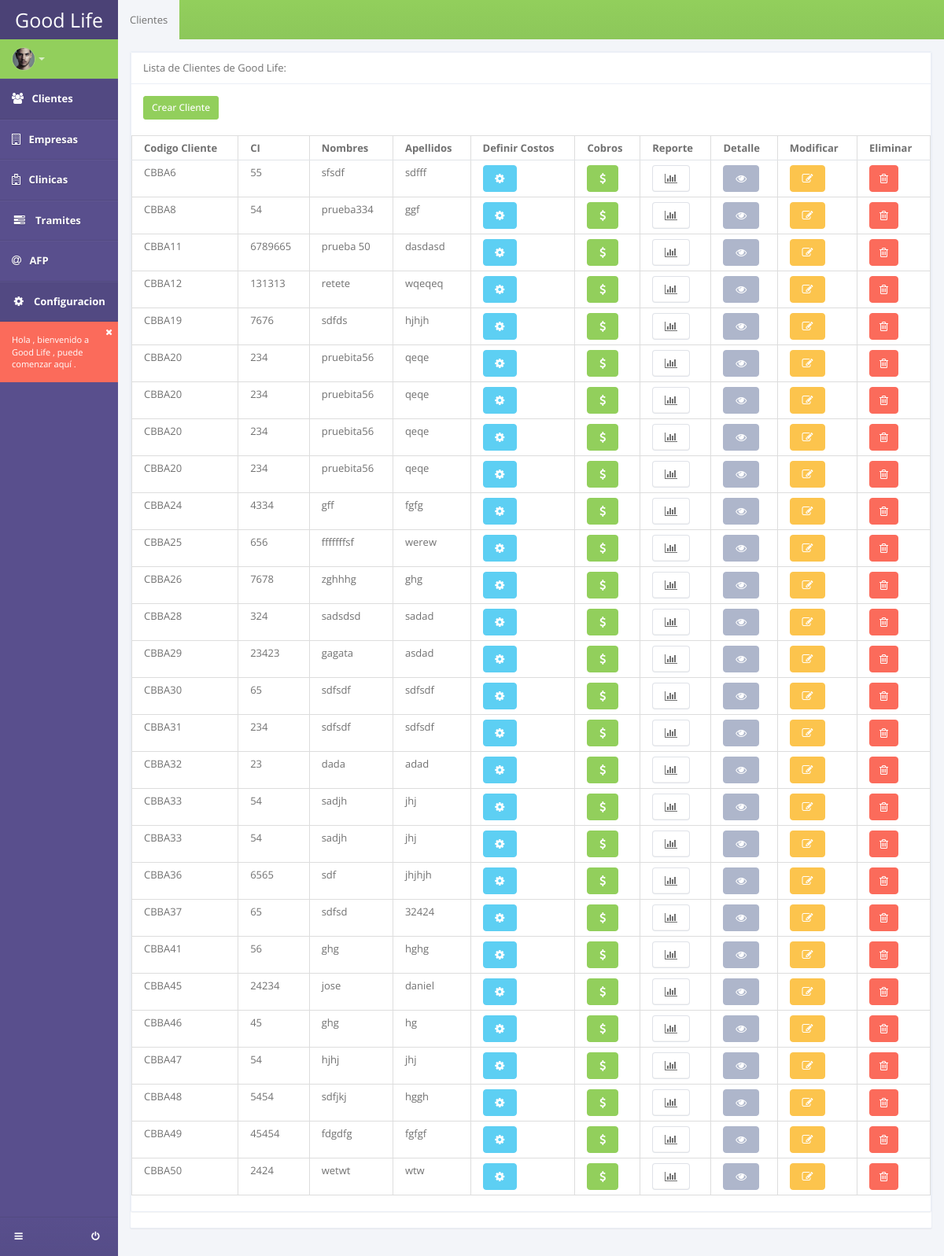
The page /listar_cliente/ on the database as committed earlier.
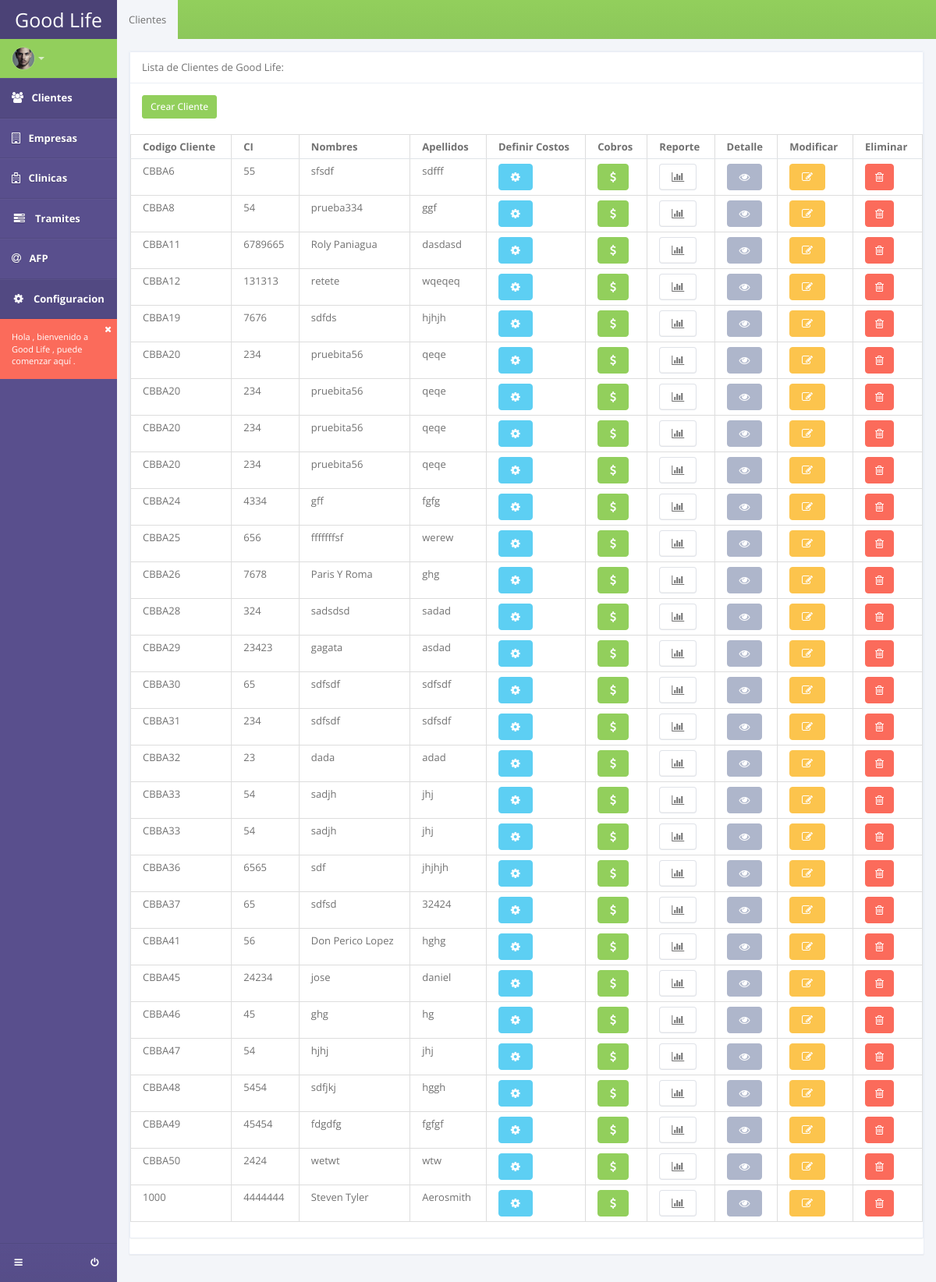
The same page on the database as committed later.
### apps/clientes/models.py (models this page shows, shortened)
class Cliente(models.Model):
	codigo_gl = models.CharField(max_length=20)
	fecha_ingreso = models.DateField(null=True, blank=True)
	ciudad_origen = models.CharField(max_length=50, choices=DEP_CHOICES)
	nombres = models.CharField(max_length=100)
	apellidos = models.CharField(max_length=100)
	fecha_naciemiento = models.DateField(null=True, blank=True)
	edad = models.IntegerField()
	ci = models.BigIntegerField()
	expedido = models.CharField(max_length=100, null=True, blank=True)
	telefono = models.IntegerField(null=True, blank=True)
	cel = models.IntegerField(null=True, blank=True)
	foto = models.ImageField(upload_to='clientes', null=True, blank=True)
	activo = models.BooleanField(default=True)
	empresa = models.ForeignKey(Empresa, null=True, blank=True)
	tramite = models.ForeignKey(Tramite, null=True, blank=True)
	afps = models.ForeignKey(TramiteAfp, null=True, blank=True)
	clinica = models.ForeignKey(Clinica, null=True, blank=True)
	persona_referencia = models.CharField(max_length=150, null=True, blank=True)
	telefono_per_referencia = models.IntegerField(null=True, blank=True)
	cel_per_referencia = models.IntegerField(null=True, blank=True)
	usuario = models.CharField(max_length=50, null=True, blank=True)
	fecha_inactivo = models.DateField(null=True, blank=True)
	seguro = models.CharField(max_length=50, null=True, blank=True)

### apps/clientes/views.py (the view)
# urls.py: url(r'^listar_cliente/$', ClienteList.as_view(), name='listar_cliente'),
class ClienteList(ListView):
  template_name = 'clientes/lista_cliente.html'
  model = Cliente

### templates/clientes/lista_cliente.html (shortened to what this page needs)
{% extends 'base_sistema.html' %}
{% block content %}
<section id="content">
	<section class="vbox">
		<header class="header bg-success bg-gradient">
	        <ul class="nav nav-tabs">
	            <li class="active"><a href="#static" data-toggle="tab">Clientes</a></li>
	        </ul>
	    </header>
	    <section class="scrollable wrapper">
			<div class="tab-content">
				<div class="panel panel-default">
					<section class="panel">
					    <header class="panel-heading"> Lista de Clientes de Good Life: </header>
					    <div class="row text-sm wrapper">
					        <div class="col-sm-5 m-b-xs">
					            <a class="btn btn-sm btn-success" href="/registrar_cliente/">Crear Cliente</a>
					        </div>
					        <div class="col-sm-4 m-b-xs">
					        </div>
					        <div class="col-sm-3">
					        </div>
					    </div>
					    <div class="table-responsive">
					        <table summary="This table shows how to create responsive tables using Bootstrap's default functionality" class="table table-bordered table-hover" id="tabla">
						          <thead>
						            <tr>
						            	<th>Codigo Cliente</th>
						            	<th>CI</th>
										<th>Nombres</th>
										<th>Apellidos</th>
										<th>Definir Costos</th>
										<th>Cobros</th>
										<th>Reporte</th>
										<th>Detalle</th>
										<th>Modificar</th>
										<th>Eliminar</th>
						            </tr>
							        </thead>
										<tbody>
									{% for object in object_list %}
										<tr>
											<td>{{object.codigo_gl}}</td>
											<td>{{object.ci}}</td>
											<td>{{object.nombres}}</td>
											<td>{{object.apellidos}}</td>
											<td>
												<a class="btn btn-info" href="/costos_por_cliente/{{object.id}}"><i class="icon-gear text"></i></a>
											</td>
											<td>
												<a class="btn btn-success" href="/cobro_cliente/{{object.id}}"><i class="icon-dollar text"></i></a>
											</td>
											<td>
												<a class="btn btn-white" href="/reportecobro/{{object.id}}" target="_blank"><i class="icon-bar-chart text"></i></a>
											</td>
											<td>
												<a class="btn btn-default" href="/detail_cliente/{{object.id}}"><i class="icon-eye-open text"></i></a>
											</td>
											<td>
												<a class="btn btn-warning" href="/update_cliente/{{object.id}}"><i class="icon-edit text"></i></a>
											</td>
											<td>
												<a class="btn btn-danger" href="#" data-toggle="modal" data-target="#modalDel{{object.id}}"><i class="fa fa-trash-o text"></i></a>
											</td>
										</tr>
									{% endfor %}
									</tbody>
						        </table>
					    </div>
					</section>
			</div>
		</section>
	</section>
</section>
{% endblock content %}

Rows that differ between the two databases and show on the page:
changed Cliente "CBBA11": nombres "prueba 50" → "Roly Paniagua"
changed Cliente "CBBA26": nombres "zghhhg" → "Paris Y Roma"
changed Cliente "CBBA41": nombres "ghg" → "Don Perico Lopez"
added Cliente: codigo_gl "1000", ci "4444444", nombres "Steven Tyler", apellidos "Aerosmith"
